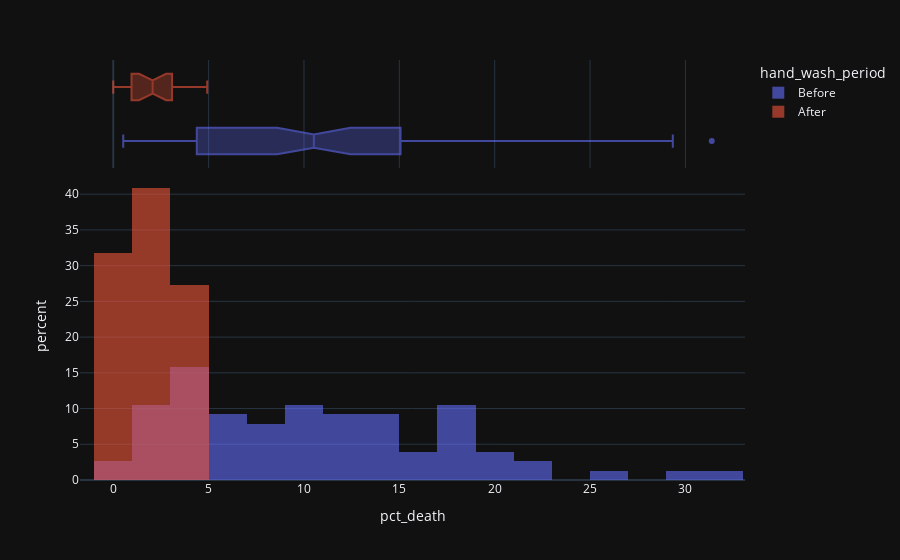

Source (notebook cell):
### Markdown cell above
### Use Histograms to Visualise the Monthly Distribution of Outcomes

**Challenge**: Create a [plotly histogram](https://plotly.com/python/histograms/) to show the monthly percentage of deaths. 

* Use docs to check out the available parameters. Use the [`color` parameter](https://plotly.github.io/plotly.py-docs/generated/plotly.express.histogram.html) to display two overlapping histograms.
* The time period of handwashing is shorter than not handwashing. Change `histnorm` to `percent` to make the time periods comparable. 
* Make the histograms slighlty transparent
* Experiment with the number of bins on the histogram. Which number work well in communicating the range of outcomes?
* Just for fun, display your box plot on the top of the histogram using the `marginal` parameter.

### Code cell
fig = px.histogram(data_frame=df_monthly, x="pct_death", color="hand_wash_period", histnorm="percent", nbins=30, marginal="box")
fig.update_layout(barmode="overlay")
fig.update_traces(opacity=0.6)
fig.show()

### Figure 1 — Plotly figure (JSON) as saved in the notebook; plotly's stock layout.template omitted (floating-point values rounded to 4 significant figures)
{"data": [{"alignmentgroup": "True", "bingroup": "x", "histnorm": "percent", "hovertemplate": "hand_wash_period=Before<br>pct_death=%{x}<br>percent=%{y}<extra></extra>", "legendgroup": "Before", "marker": {"color": "#636efa", "pattern": {"shape": ""}}, "name": "Before", "nbinsx": 30, "offsetgroup": "Before", "orientation": "v", "showlegend": true, "x": [14.57, 7.531, 4.332, 1.569, 0.7843, 5.0, 8.421, 1.351, 1.878, 11.02, 22.55, 20.85, 12.22, 10.23, 10.74, 3.226, 6.593, 20.78, 25.46, 18.39, 29.34, 22.97, 31.38, 19.12, 15.97, 12.41, 11.93, 6.098, 4.082, 0.5236, 1.554, 2.262, 17.6, 7.143, 8.051, 15.16, 11.28, 17.03, 17.31, 5.833, 2.679, 4.369, 6.32, 1.224, 3.226, 11.02, 10.55, 7.591, 4.745, 4.452, 4.231, 4.392, 7.143, 6.122, 3.586, 10.55, 14.84, 10.94, 10.49, 13.39, 18.09, 15.43, 18.97, 13.44, 10.15, 13.1, 18.06, 14.39, 14.96, 10.77, 5.369, 3.215, 1.923, 3.607, 18.27, 12.24], "xaxis": "x", "yaxis": "y", "type": "histogram", "opacity": 0.6}, {"alignmentgroup": "True", "hovertemplate": "hand_wash_period=Before<br>pct_death=%{x}<extra></extra>", "legendgroup": "Before", "marker": {"color": "#636efa"}, "name": "Before", "notched": true, "offsetgroup": "Before", "showlegend": false, "x": [14.57, 7.531, 4.332, 1.569, 0.7843, 5.0, 8.421, 1.351, 1.878, 11.02, 22.55, 20.85, 12.22, 10.23, 10.74, 3.226, 6.593, 20.78, 25.46, 18.39, 29.34, 22.97, 31.38, 19.12, 15.97, 12.41, 11.93, 6.098, 4.082, 0.5236, 1.554, 2.262, 17.6, 7.143, 8.051, 15.16, 11.28, 17.03, 17.31, 5.833, 2.679, 4.369, 6.32, 1.224, 3.226, 11.02, 10.55, 7.591, 4.745, 4.452, 4.231, 4.392, 7.143, 6.122, 3.586, 10.55, 14.84, 10.94, 10.49, 13.39, 18.09, 15.43, 18.97, 13.44, 10.15, 13.1, 18.06, 14.39, 14.96, 10.77, 5.369, 3.215, 1.923, 3.607, 18.27, 12.24], "xaxis": "x2", "yaxis": "y2", "type": "box", "opacity": 0.6}, {"alignmentgroup": "True", "bingroup": "x", "histnorm": "percent", "hovertemplate": "hand_wash_period=After<br>pct_death=%{x}<br>percent=%{y}<extra></extra>", "legendgroup": "After", "marker": {"color": "#EF553B", "pattern": {"shape": ""}}, "name": "After", "nbinsx": 30, "offsetgroup": "After", "orientation": "v", "showlegend": true, "x": [2.239, 1.2, 1.894, 4.58, 3.957, 4.472, 2.93, 3.534, 0.6873, 0.0, 0.6557, 0.9585, 1.136, 0.3717, 0.0, 0.9615, 2.341, 2.903, 1.34, 2.233, 3.085, 4.926], "xaxis": "x", "yaxis": "y", "type": "histogram", "opacity": 0.6}, {"alignmentgroup": "True", "hovertemplate": "hand_wash_period=After<br>pct_death=%{x}<extra></extra>", "legendgroup": "After", "marker": {"color": "#EF553B"}, "name": "After", "notched": true, "offsetgroup": "After", "showlegend": false, "x": [2.239, 1.2, 1.894, 4.58, 3.957, 4.472, 2.93, 3.534, 0.6873, 0.0, 0.6557, 0.9585, 1.136, 0.3717, 0.0, 0.9615, 2.341, 2.903, 1.34, 2.233, 3.085, 4.926], "xaxis": "x2", "yaxis": "y2", "type": "box", "opacity": 0.6}], "layout": {"xaxis": {"anchor": "y", "domain": [0.0, 1.0], "title": {"text": "pct_death"}}, "yaxis": {"anchor": "x", "domain": [0.0, 0.7326], "title": {"text": "percent"}}, "xaxis2": {"anchor": "y2", "domain": [0.0, 1.0], "matches": "x", "showticklabels": false, "showgrid": true}, "yaxis2": {"anchor": "x2", "domain": [0.7426, 1.0], "matches": "y2", "showticklabels": false, "showline": false, "ticks": "", "showgrid": false}, "legend": {"title": {"text": "hand_wash_period"}, "tracegroupgap": 0}, "margin": {"t": 60}, "barmode": "overlay"}}
